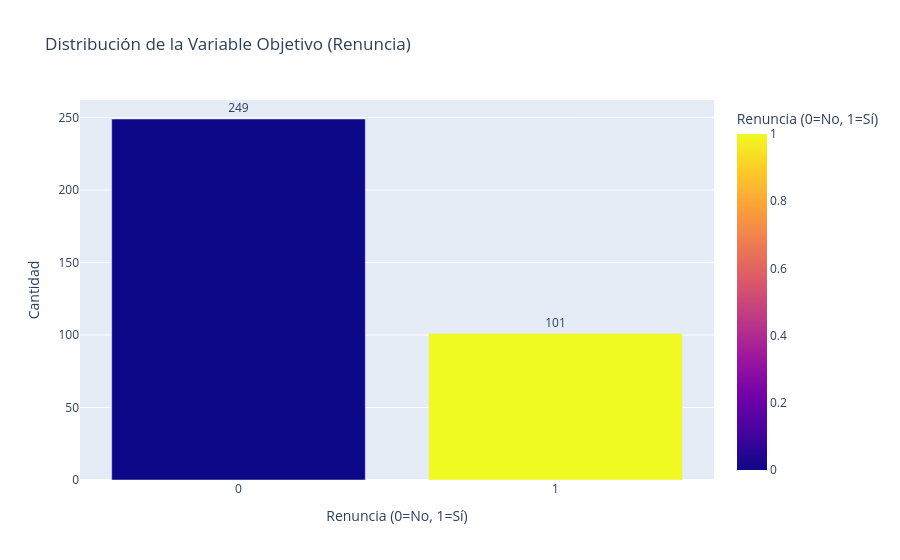

Source (notebook cell):
### Code cell
# CELDA 3

"""
Graficar la distribución de la renuncia para evaluar si el 
dataset está balanceado. Usaremos un gráfico de barras interactivo 
que muestre el conteo y el porcentaje.
"""


# 3. Distribución de la variable 'renuncia'
conteo_renuncias = df['renuncia'].value_counts().reset_index()
conteo_renuncias.columns = ['Renuncia (0=No, 1=Sí)', 'Cantidad']

fig_dist = px.bar(
    conteo_renuncias, 
    x='Renuncia (0=No, 1=Sí)', 
    y='Cantidad',
    color='Renuncia (0=No, 1=Sí)',
    text='Cantidad',
    title='Distribución de la Variable Objetivo (Renuncia)',
    color_discrete_sequence=['#2ca02c', '#d62728'] # Verde para 0, Rojo para 1
)

fig_dist.update_traces(textposition='outside')
fig_dist.update_layout(xaxis_type='category')
fig_dist.show()

print("Proporción de clases:")
print(df['renuncia'].value_counts(normalize=True).round(3) * 100)

### Figure 1 — Plotly figure (JSON) as saved in the notebook; plotly's stock layout.template omitted (floating-point values rounded to 4 significant figures)
{"data": [{"hovertemplate": "Renuncia (0=No, 1=Sí)=%{marker.color}<br>Cantidad=%{text}<extra></extra>", "legendgroup": "", "marker": {"color": [0, 1], "coloraxis": "coloraxis", "pattern": {"shape": ""}}, "name": "", "orientation": "v", "showlegend": false, "text": [249.0, 101.0], "textposition": "outside", "type": "bar", "x": [0, 1], "xaxis": "x", "y": [249, 101], "yaxis": "y"}], "layout": {"barmode": "relative", "coloraxis": {"colorbar": {"title": {"text": "Renuncia (0=No, 1=Sí)"}}, "colorscale": [[0, "#0d0887"], [0.1111, "#46039f"], [0.2222, "#7201a8"], [0.3333, "#9c179e"], [0.4444, "#bd3786"], [0.5556, "#d8576b"], [0.6667, "#ed7953"], [0.7778, "#fb9f3a"], [0.8889, "#fdca26"], [1, "#f0f921"]]}, "legend": {"tracegroupgap": 0}, "title": {"text": "Distribución de la Variable Objetivo (Renuncia)"}, "xaxis": {"anchor": "y", "domain": [0, 1], "title": {"text": "Renuncia (0=No, 1=Sí)"}, "type": "category"}, "yaxis": {"anchor": "x", "domain": [0, 1], "title": {"text": "Cantidad"}}}}
